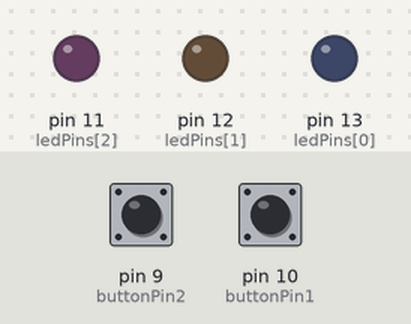
A sketch run on a simulated Arduino Uno, built with avr-gcc and run on an emulated ATmega328P. Parts: output pins drawn as LEDs (lit = HIGH). The inputs (shaded band) are chosen by the test bench; at power-on: pin 9 (buttonPin2) LOW, pin 10 (buttonPin1) LOW.

Above: at 1.2 s.
1.3 s: pin 9 (buttonPin2) pulled HIGH for 0.15 s
At 1.5 s:
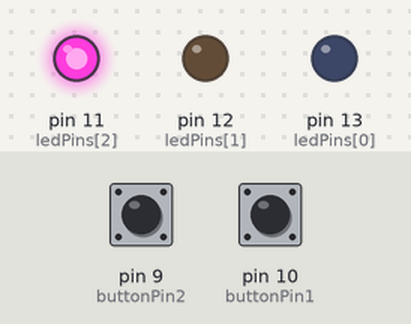
At 2.1 s:
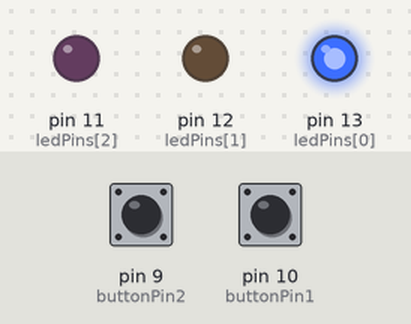
Timing chart, 0 to 4.3 s (numbered marks = the images above; inputs shaded):
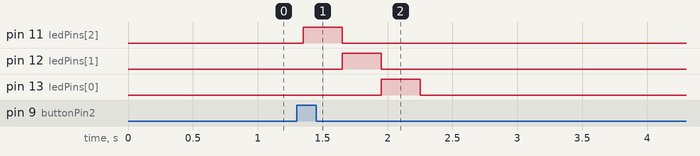

The sketch:

sketch.ino
```cpp
 const int ledPins[] = {13, 12, 11}; // Array pin LED
const int buttonPin1 = 10; // Pin tombol 1
const int buttonPin2 = 9;  // Pin tombol 2
const int ledCount = 3; // Jumlah LED
const int debounceDelay = 50; // Debounce delay in milliseconds

bool running = false; // Status untuk menjalankan LED
bool lastButtonState1 = LOW; // Status tombol 1 sebelumnya
bool lastButtonState2 = LOW; // Status tombol 2 sebelumnya
bool buttonState1 = LOW; // Status tombol 1 saat ini
bool buttonState2 = LOW; // Status tombol 2 saat ini
unsigned long lastDebounceTime1 = 0; // Waktu terakhir tombol 1 berubah status
unsigned long lastDebounceTime2 = 0; // Waktu terakhir tombol 2 berubah status

void setup() {
  for (int i = 0; i < ledCount; i++) {
    pinMode(ledPins[i], OUTPUT);
  }
  pinMode(buttonPin1, INPUT);
  pinMode(buttonPin2, INPUT);
}

void loop() {
  // Baca status tombol 1 saat ini
  int reading1 = digitalRead(buttonPin1);

  // Jika status tombol 1 berubah, reset timer debounce
  if (reading1 != lastButtonState1) {
    lastDebounceTime1 = millis();
  }

  // Jika cukup waktu telah berlalu sejak perubahan terakhir pada tombol 1
  if ((millis() - lastDebounceTime1) > debounceDelay) {
    // Jika tombol 1 saat ini berbeda dari tombol 1 sebelumnya
    if (reading1 != buttonState1) {
      buttonState1 = reading1;
      // Jika tombol 1 ditekan (bukan dilepas) dan tidak sedang running
      if (buttonState1 == HIGH && !running) {
        running = true; // Set status running
        // Jalankan LED dari kiri ke kanan
        for (int i = 0; i < ledCount; i++) {
          digitalWrite(ledPins[i], HIGH);
          delay(300);
          digitalWrite(ledPins[i], LOW);
        }
        running = false; // Reset status running setelah selesai
      }
    }
  }

  // Baca status tombol 2 saat ini
  int reading2 = digitalRead(buttonPin2);

  // Jika status tombol 2 berubah, reset timer debounce
  if (reading2 != lastButtonState2) {
    lastDebounceTime2 = millis();
  }

  // Jika cukup waktu telah berlalu sejak perubahan terakhir pada tombol 2
  if ((millis() - lastDebounceTime2) > debounceDelay) {
    // Jika tombol 2 saat ini berbeda dari tombol 2 sebelumnya
    if (reading2 != buttonState2) {
      buttonState2 = reading2;
      // Jika tombol 2 ditekan (bukan dilepas) dan tidak sedang running
      if (buttonState2 == HIGH && !running) {
        running = true; // Set status running
        // Jalankan LED dari kanan ke kiri
        for (int i = ledCount - 1; i >= 0; i--) {
          digitalWrite(ledPins[i], HIGH);
          delay(300);
          digitalWrite(ledPins[i], LOW);
        }
        running = false; // Reset status running setelah selesai
      }
    }
  }

  // Simpan status tombol terakhir
  lastButtonState1 = reading1;
  lastButtonState2 = reading2;
}
```

Measured:
- after the input at 1.3 s, pin 11 (ledPins[2]): LOW → HIGH after 0.05 s, → LOW 0.30 s later; pin 12 (ledPins[1]): LOW → HIGH after 0.35 s, → LOW 0.30 s later; pin 13 (ledPins[0]): LOW → HIGH after 0.65 s, → LOW 0.30 s later
